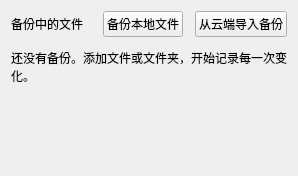
<?xml version='1.0' encoding='UTF-8'?>
<ui version="4.0">
 <class>BackupsPage</class>
 <widget class="QWidget" name="BackupsPage">
  <layout class="QVBoxLayout" name="layout">
   <property name="spacing">
    <number>12</number>
   </property>
   <item>
    <layout class="QHBoxLayout" name="actions" stretch="1,0,0">
     <property name="spacing">
      <number>12</number>
     </property>
     <item>
      <widget class="oclero::qlementine::Label" name="titleLabel">
       <property name="text">
        <string>备份中的文件</string>
       </property>
       <property name="textFormat">
        <enum>Qt::PlainText</enum>
       </property>
       <property name="role">
        <enum>oclero::qlementine::TextRole::H2</enum>
       </property>
       <property name="sizePolicy">
        <sizepolicy hsizetype="Ignored" vsizetype="Preferred">
         <horstretch>0</horstretch>
         <verstretch>0</verstretch>
        </sizepolicy>
       </property>
      </widget>
     </item>
     <item>
      <widget class="QPushButton" name="addLocalButton">
       <property name="text">
        <string>备份本地文件</string>
       </property>
      </widget>
     </item>
     <item>
      <widget class="QPushButton" name="importButton">
       <property name="text">
        <string>从云端导入备份</string>
       </property>
      </widget>
     </item>
    </layout>
   </item>
   <item>
    <widget class="QLabel" name="emptyLabel">
     <property name="text">
      <string>还没有备份。添加文件或文件夹，开始记录每一次变化。</string>
     </property>
     <property name="textFormat">
      <enum>Qt::PlainText</enum>
     </property>
     <property name="wordWrap">
      <bool>true</bool>
     </property>
    </widget>
   </item>
   <item>
    <widget class="QScrollArea" name="scroll">
     <property name="widgetResizable">
      <bool>true</bool>
     </property>
     <property name="frameShape">
      <enum>QFrame::NoFrame</enum>
     </property>
     <widget class="QWidget" name="cards">
      <layout class="QVBoxLayout" name="cardsLayout">
       <property name="spacing">
        <number>12</number>
       </property>
      </layout>
     </widget>
    </widget>
   </item>
  </layout>
 </widget>
 <resources />
 <connections />
 <customwidgets>
  <customwidget>
   <class>oclero::qlementine::Label</class>
   <extends>QLabel</extends>
   <header>oclero/qlementine/widgets/Label.hpp</header>
  </customwidget>
 </customwidgets>
</ui>
